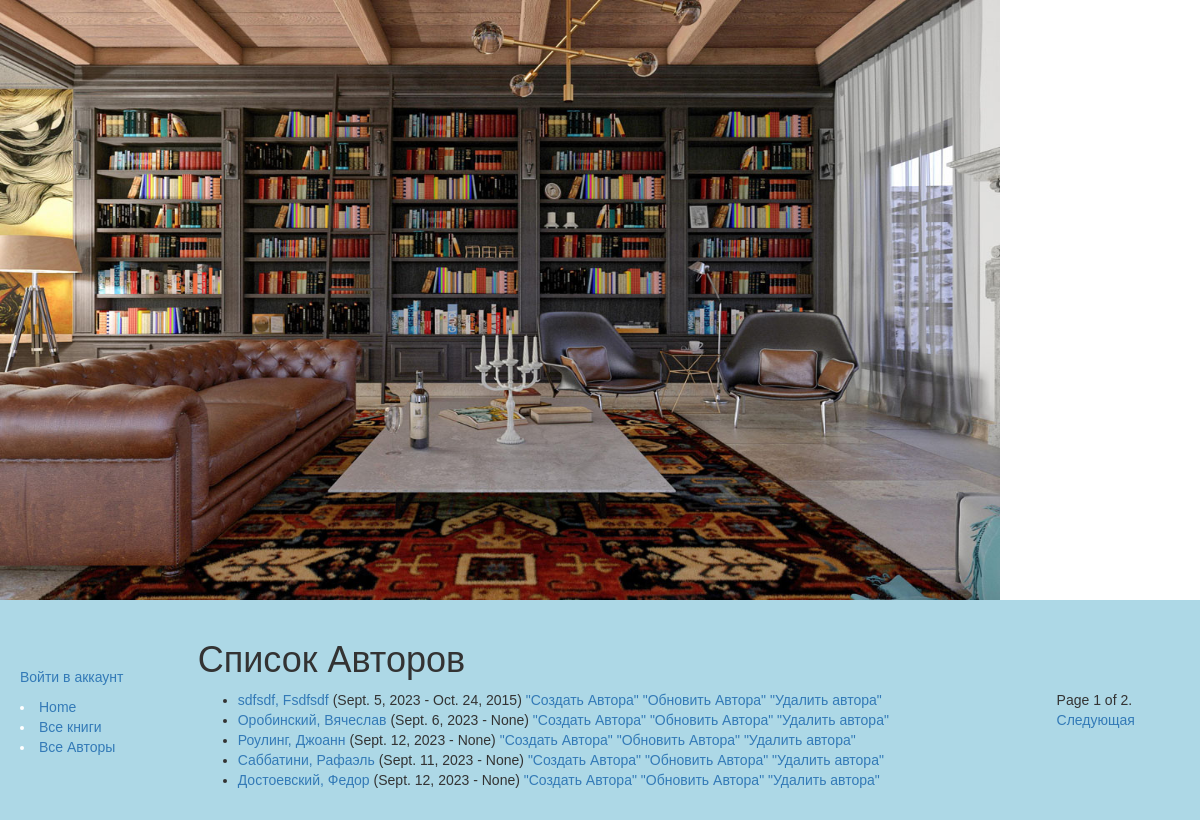
The app's page /catalog/authors/, older data.
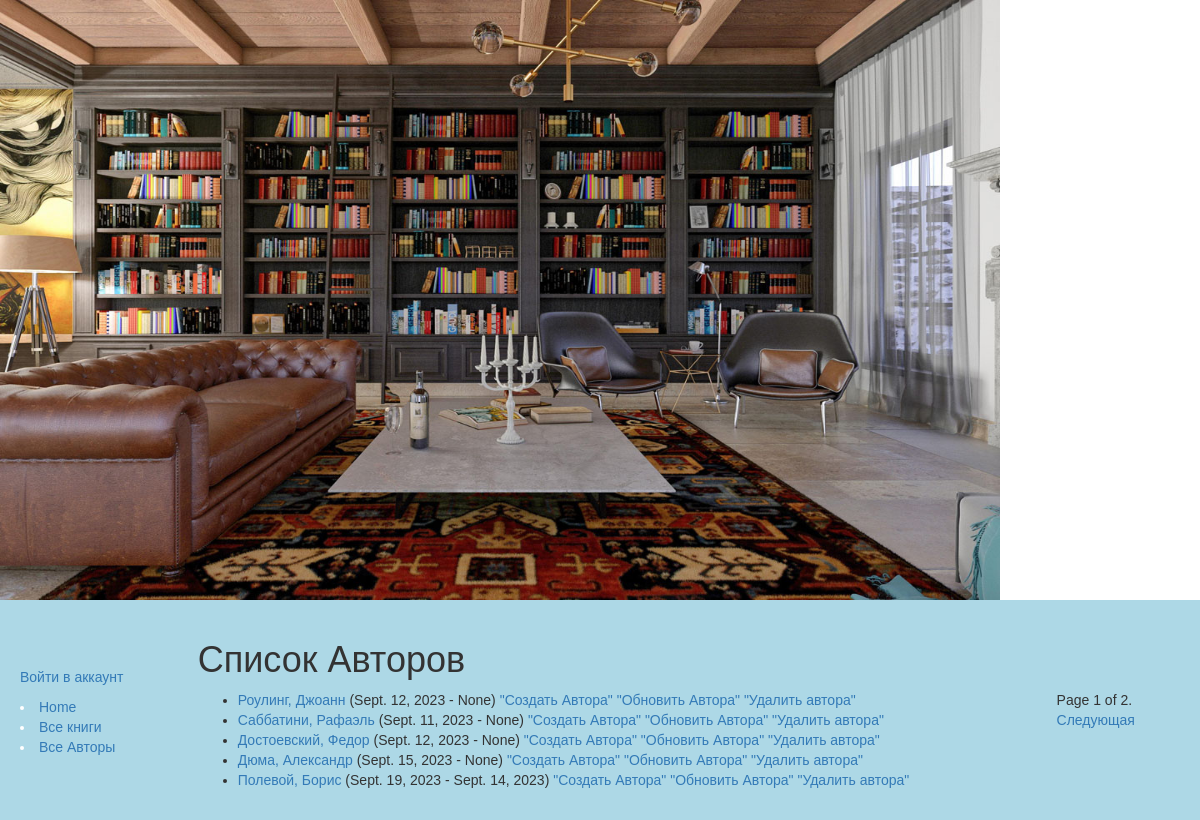
The same page, newer data.
### catalog/models.py (models this page shows)
class Author(models.Model):
        first_name = models.CharField(max_length=100)
        last_name = models.CharField(max_length=100)
        date_of_birth = models.DateField(null=True, blank=True)
        date_of_death = models.DateField('Died', null=True, blank=True)
        def get_absolute_url(self):
            return reverse('author-detail', args=[str(self.id)])
        def __str__(self):
            return '%s, %s' % (self.last_name, self.first_name)

### catalog/views.py (the view)
class AuthorListView(generic.ListView):
    model = Author
    paginate_by = 5

### catalog/templates/catalog/author_list.html
{% extends "base_generic.html" %}
{% block content %}
    <h1>Список Авторов</h1>
    {% if author_list %}
    <ul>
      {% for author in author_list %}
      <li>
          <a href="{{ author.get_absolute_url }}">{{ author}}</a> ({{author.date_of_birth}} - {{author.date_of_death}})<a href="{% url 'author_create' %}"> "Создать Автора"</a> <a href="{% url 'author_update' author.pk%}">"Обновить Автора"</a> <a href="{% url 'author_delete' author.pk%}">"Удалить автора"</a>
      </li>
      {% endfor %}
    </ul>
    {% else %}
      <p>Авторов ещё нет.</p>
    {% endif %}
{% endblock %}

### catalog/templates/base_generic.html (shortened to what this page needs)
<!doctype html>
<html lang="en">
  <head>
    <link
      rel="stylesheet"
      href="https://maxcdn.bootstrapcdn.com/bootstrap/3.3.7/css/bootstrap.min.css" />
    {% load static %}
    <link rel="stylesheet" href="{% static 'css/styles.css' %}" />
    {% load static %}
 <img
  src="{% static 'images/interier-biblioteki.jpg' %}"
  alt="interier-biblioteki"
  style="width:1000px;height:600px;"/>
  </head>
  <body>
    <div class="container-fluid">
      <div class="row">
        <div class="col-sm-2">
          {% block sidebar %}
            <ul class="sidebar-nav">
               <ul class="sidebar-nav">
                    {% if user.is_authenticated %}
                   <li>User: {{ user.get_username }}</li>
                    <li><a href="{% url 'my-borrowed' %}">Мои взятые книги</a></li>
                   <li><a href="{% url 'logout'%}?next={{request.path}}">Выйти из аккаунта</a></li>
                    {% else %}
                    <li><a href="{% url 'login'%}?next={{request.path}}">Войти в аккаунт</a></li>
                {% endif %}
            </ul>
                </ul>
              <li><a href="{% url 'index' %}">Home</a></li>
              <li><a href="{% url 'books' %}">Все книги</a></li>
              <li><a href="{% url 'authors' %}">Все Авторы</a></li>
          {% endblock %}
        </div>
        <div class="col-sm-10 ">{% block content %}{% endblock %}</div>
        {% block pagination %}
  {% if is_paginated %}
    <div class="pagination">
      <span class="page-links">
        <span class="page-current">
          Page {{ page_obj.number }} of {{ page_obj.paginator.num_pages }}.
        </span>
        {% if page_obj.has_next %}
          <a href="{{ request.path }}?page={{ page_obj.next_page_number }}">Следующая</a>
        {% endif %}
      </span>
    </div>
  {% endif %}
{% endblock %}
      </div>
    </div>
  </body>
</html>

### catalog/static/css/styles.css (style rules this page uses)
body { font-family: ‘Arial’, sans-serif; margin: 0; }
.container-fluid { background-color: lightblue; padding: 20px; }
.row { display: flex; align-items: center; justify-content: space-between; }
.col-sm-2 { color: white; text-decoration: none; transition: 0.3s; }
ul.sidebar-nav { list-style-type: none; padding-left: 0; margin-top: 0.5rem; }
li a { text-decoration: none; }

Row changes from the older to the newer data that the page shows:
removed Author: last_name+first_name "sdfsdf, Fsdfsdf", date_of_birth "Sept. 5, 2023", date_of_death "Oct. 24, 2015"
removed Author: last_name+first_name "Оробинский, Вячеслав", date_of_birth "Sept. 6, 2023", date_of_death "None"
now on this page (row unchanged): Author: last_name+first_name "Дюма, Александр", date_of_birth "Sept. 15, 2023", date_of_death "None"
now on this page (row unchanged): Author: last_name+first_name "Полевой, Борис", date_of_birth "Sept. 19, 2023", date_of_death "Sept. 14, 2023"
